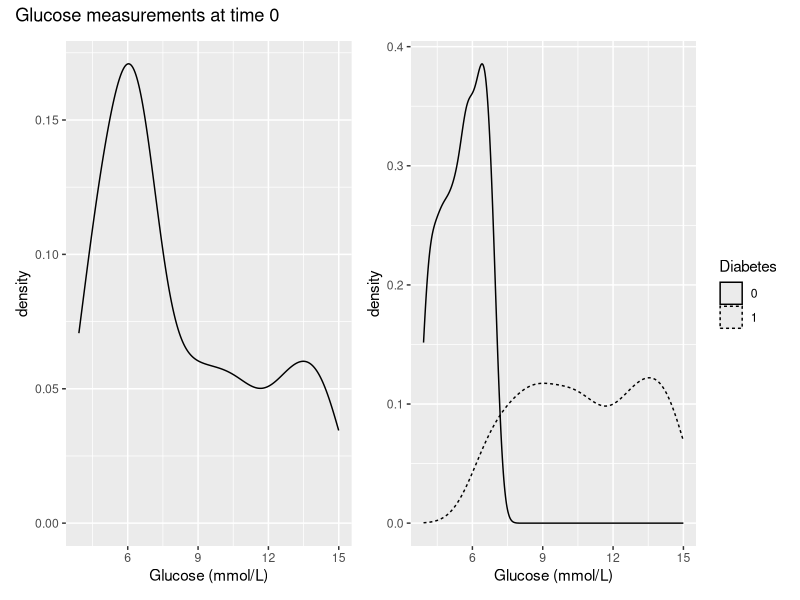
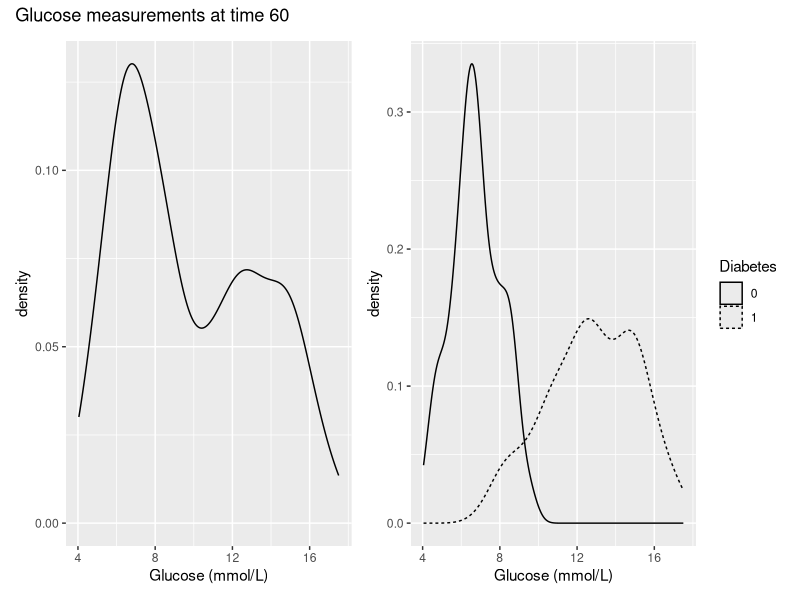
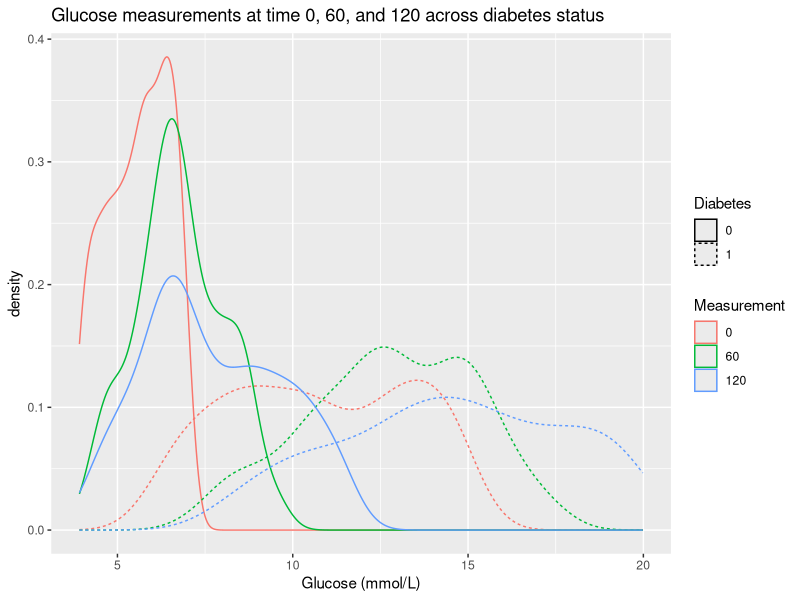
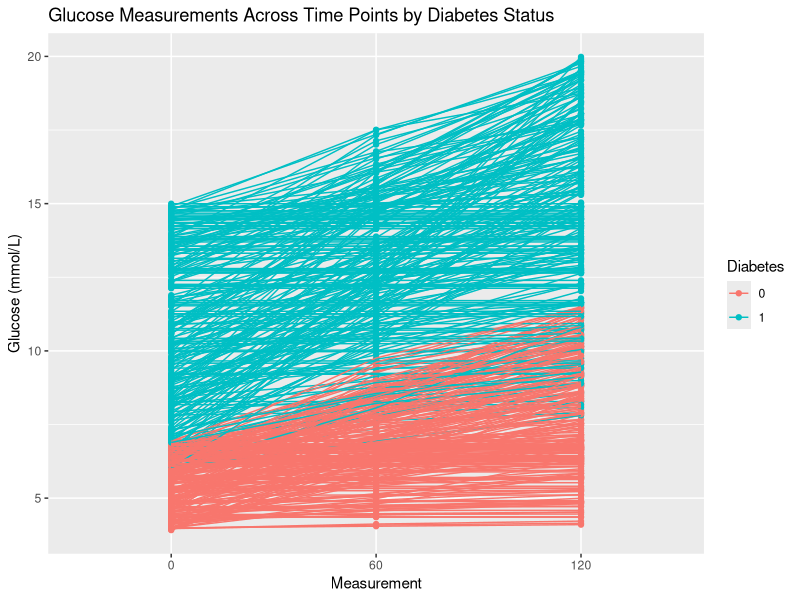
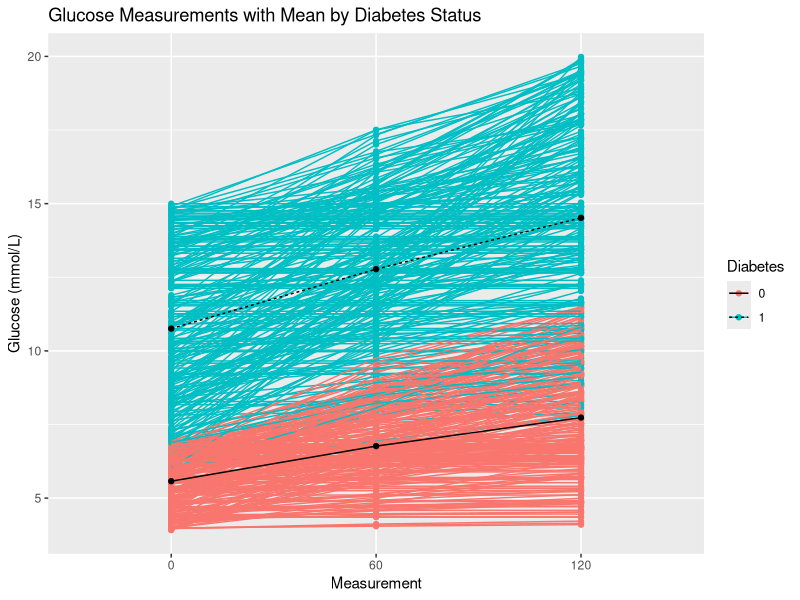
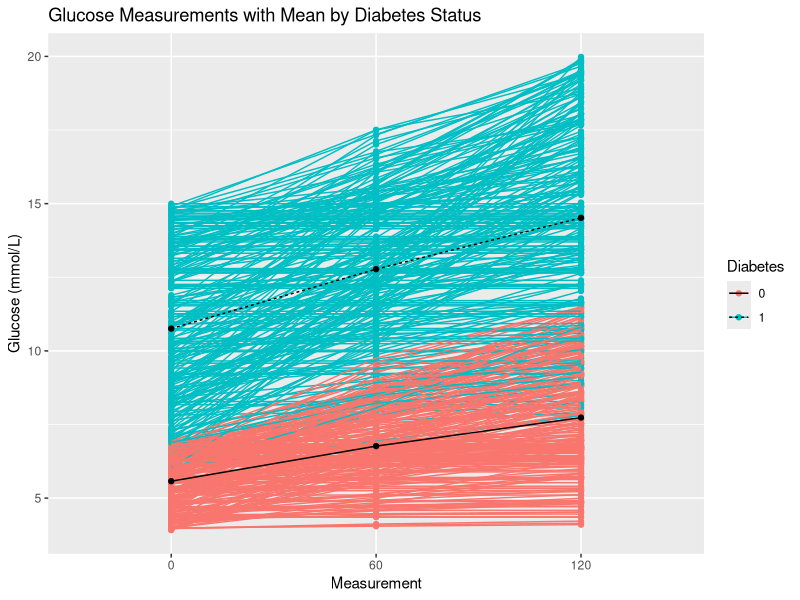

Reproduce these figures in R, in order.
## ---- chunk 1
library(tidyverse)
## ---- chunk 2
diabetes_join <- readxl::read_excel('../out/diabetes_join.xlsx')
df_glucose <- readxl::read_excel('../data/df_glucose.xlsx')
## ---- chunk 3
df_glucose$ID <- as.factor(df_glucose$ID)
diabetes_join$ID <- as.factor(diabetes_join$ID)
## ---- chunk 4
df_glucose_long <- df_glucose %>% 
  pivot_longer(cols = starts_with("Glucose"),
               names_to = "Measurement",
               values_to = "Glucose (mmol/L)"
               )

head(df_glucose_long)
## ---- chunk 5
# There are three rows for each ID, corresponding to the three glucose measurements

df_glucose_long %>%
  count(ID) %>%
  head()
## ---- chunk 6
df_glucose_long <- df_glucose_long %>% 
  mutate(Measurement = str_split_i(Measurement, '_', 2) %>% as.factor())
## ---- chunk 7
levels(df_glucose_long$Measurement)
## ---- chunk 8
df_glucose_long$Measurement <- factor(df_glucose_long$Measurement, levels = c('0', '60','120'))
## ---- chunk 9
diabetes_glucose <- diabetes_join %>% 
  mutate(ID = str_split_i(ID, pattern = '_', i = 2)) %>% 
  left_join(df_glucose_long, by = 'ID') 

head(diabetes_glucose)
## ---- chunk 10
diabetes_glucose %>%
  group_by(Measurement) %>%
  summarise(mean = mean(`Glucose (mmol/L)`))
## ---- chunk 11
diabetes_glucose %>%
  summarise(across(.cols = where(is.numeric), 
                   .fns = list(mean = ~ mean(., na.rm = TRUE),
                               sd = ~ sd(., na.rm = TRUE)),
                   .names = "{.col}-{.fn}")) %>% 
  pivot_longer(cols = everything(), 
               names_to = c("variable", "statistic"), 
               names_sep = "-") %>%
  pivot_wider(names_from = statistic, 
              values_from = value)
## ---- chunk 12
diabetes_glucose$Diabetes <- as.factor(diabetes_glucose$Diabetes)
## ---- chunk 13
writexl::write_xlsx(diabetes_glucose, '../out/diabetes_glucose.xlsx')
## ---- chunk 14
p1 <- diabetes_glucose %>% 
  filter(Measurement == 0) %>% 
  ggplot(aes(x = `Glucose (mmol/L)`)) + 
  geom_density()

p2 <- diabetes_glucose %>% 
  filter(Measurement == 0) %>% 
  ggplot(aes(x = `Glucose (mmol/L)`,
             linetype = Diabetes)) + 
  geom_density()

library(patchwork)
p1 + p2 + plot_annotation(title = "Glucose measurements at time 0")
## ---- chunk 15
p1 <- diabetes_glucose %>% 
  filter(Measurement == 60) %>% 
  ggplot(aes(x = `Glucose (mmol/L)`)) + 
  geom_density()

p2 <- diabetes_glucose %>% 
  filter(Measurement == 60) %>% 
  ggplot(aes(x = `Glucose (mmol/L)`)) + 
  geom_density(aes(linetype = Diabetes))

# Get plots side by side.
library(patchwork)
p1 + p2 + plot_annotation(title = "Glucose measurements at time 60")
## ---- chunk 16
p1 <- diabetes_glucose %>% 
  ggplot(aes(x = `Glucose (mmol/L)`, 
             color = Measurement,
             linetype = Diabetes)) + 
  geom_density() + 
  labs(title = "Glucose measurements at time 0, 60, and 120 across diabetes status")

p1
## ---- chunk 17
diabetes_glucose %>%
  group_by(Measurement) %>% 
  summarise(`Glucose (mmol/L)` = mean(`Glucose (mmol/L)`))
## ---- chunk 18
glucose_mean <- diabetes_glucose %>%
  group_by(Measurement, Diabetes) %>%
  summarize(`Glucose (mmol/L)` = mean(`Glucose (mmol/L)`)) %>%
  ungroup()

glucose_mean
## ---- chunk 19
diabetes_glucose %>%
  ggplot(aes(x = Measurement,
             y = `Glucose (mmol/L)`)) +
  geom_point(aes(color = Diabetes)) + 
  geom_line(aes(group = ID, color = Diabetes)) + 
  labs(title = 'Glucose Measurements Across Time Points by Diabetes Status')
## ---- chunk 20
diabetes_glucose %>%
  ggplot(aes(x = Measurement,
             y = `Glucose (mmol/L)`)) +
  geom_point(aes(color = Diabetes)) + 
  geom_line(aes(group = ID, color = Diabetes)) + 
  geom_point(data = glucose_mean, aes(x = Measurement, y = `Glucose (mmol/L)`)) +
  geom_line(data = glucose_mean, aes(x = Measurement, y = `Glucose (mmol/L)`, 
                                     group = Diabetes, linetype = Diabetes)) +
  labs(title = "Glucose Measurements with Mean by Diabetes Status")

ggsave('../out/figure3_13.png')
